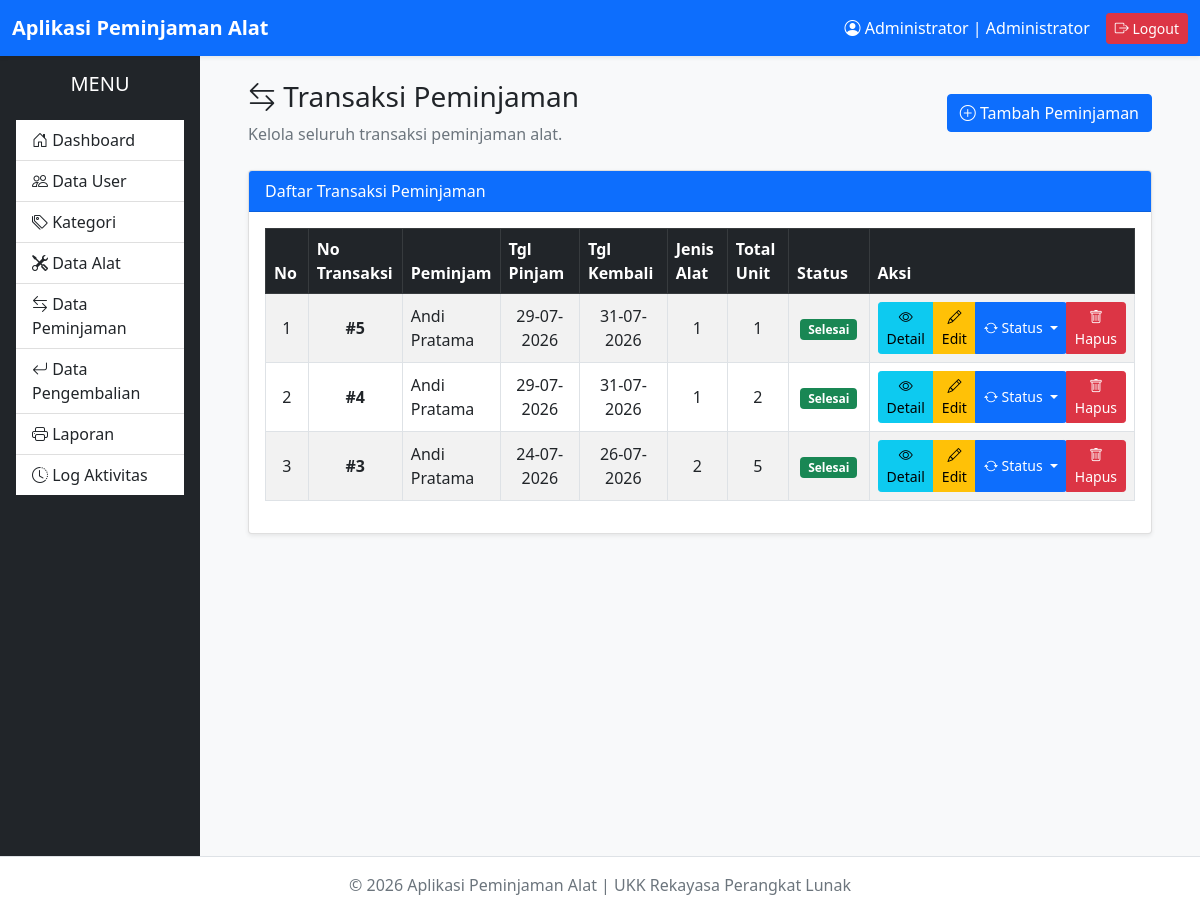
The page /administrator/peminjaman/index.php (signed in) on the database as committed earlier.
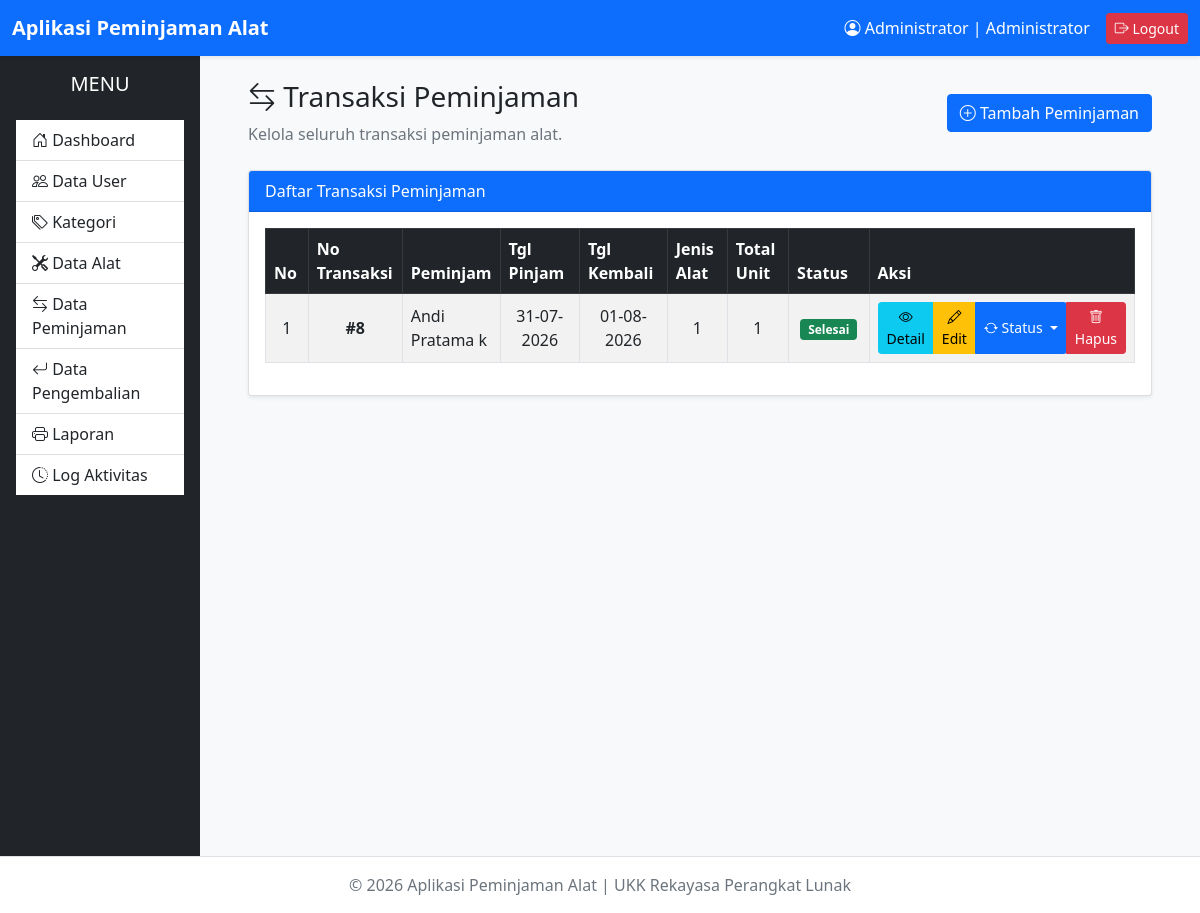
The same page on the database as committed later.
### tables this page shows
CREATE TABLE `peminjaman` (
  `id_peminjaman` int(11) NOT NULL,
  `id_user` int(11) NOT NULL,
  `tanggal_pinjam` date NOT NULL,
  `tanggal_kembali` date NOT NULL,
  `status` enum('Menunggu','Disetujui','Ditolak','Dipinjam','Selesai') DEFAULT 'Menunggu',
  `created_at` timestamp NOT NULL DEFAULT current_timestamp(),
  `updated_at` timestamp NOT NULL DEFAULT current_timestamp() ON UPDATE current_timestamp()
);

CREATE TABLE `users` (
  `id_user` int(11) NOT NULL,
  `nama_lengkap` varchar(100) NOT NULL,
  `username` varchar(50) NOT NULL,
  `password` varchar(255) NOT NULL,
  `level` enum('Administrator','Petugas','Peminjam') NOT NULL,
  `status` enum('Aktif','Tidak Aktif') DEFAULT 'Aktif',
  `created_at` timestamp NOT NULL DEFAULT current_timestamp(),
  `updated_at` timestamp NOT NULL DEFAULT current_timestamp() ON UPDATE current_timestamp()
);

### administrator/peminjaman/index.php (the view, shortened to what the changed rows need)
<?php
require_once '../../config/database.php';
$query = "
SELECT
    p.id_peminjaman,
    u.nama_lengkap,
    p.tanggal_pinjam,
    p.tanggal_kembali,
    p.status,
    COUNT(dp.id_detail) AS jumlah_item,
    COALESCE(SUM(dp.jumlah),0) AS total_unit
FROM peminjaman p
INNER JOIN users u
    ON p.id_user = u.id_user
LEFT JOIN detail_peminjaman dp
    ON p.id_peminjaman = dp.id_peminjaman
GROUP BY
    p.id_peminjaman,
    u.nama_lengkap,
    p.tanggal_pinjam,
    p.tanggal_kembali,
    p.status
ORDER BY
    p.id_peminjaman DESC
";
$result = $conn->query($query);
require_once '../../layouts/header.php';
require_once '../../layouts/sidebar.php';
?>
<div class="container-fluid">
    <div class="card shadow-sm">
        <div class="card-body">
            <div class="table-responsive">
                <table class="table table-bordered table-hover table-striped align-middle">
                    <thead class="table-dark">
                        <tr>
                            <th width="60">No</th>
                            <th width="100">No Transaksi</th>
                            <th>Peminjam</th>
                            <th width="120">Tgl Pinjam</th>
                            <th width="120">Tgl Kembali</th>
                            <th width="90">Jenis Alat</th>
                            <th width="90">Total Unit</th>
                            <th width="120">Status</th>
                            <th width="170">Aksi</th>
                        </tr>
                    </thead>
                    <tbody>
                        <?php
                        $no = 1;
                        if ($result->num_rows > 0):
                            while ($row = $result->fetch_assoc()):
                        ?>
                        <tr>
                            <td class="text-center">
                                <?= $no++ ?>
                            </td>
                            <td class="text-center">
                                <b>#<?= $row['id_peminjaman'] ?></b>
                            </td>
                            <td>
                                <?= htmlspecialchars($row['nama_lengkap']) ?>
                            </td>
                            <td class="text-center">
                                <?= date('d-m-Y', strtotime($row['tanggal_pinjam'])) ?>
                            </td>
                            <td class="text-center">
                                <?= date('d-m-Y', strtotime($row['tanggal_kembali'])) ?>
                            </td>
                            <td class="text-center">
                                <?= $row['jumlah_item'] ?>
                            </td>
                            <td class="text-center">
                                <?= $row['total_unit'] ?>
                            </td>
                            <td class="text-center">
                                <?php
                                switch ($row['status']) {
                                    case 'Selesai':
                                        echo '<span class="badge bg-success">Selesai</span>';
                                        break;
                                }
                                ?>
                            </td>
                            <td>
                                <div class="btn-group btn-group-sm">
                                    <a href="detail.php?id=<?= $row['id_peminjaman'] ?>" class="btn btn-info">
                                        <i class="bi bi-eye"></i>
                                        Detail
                                    </a>
                                    <a href="edit.php?id=<?= $row['id_peminjaman'] ?>" class="btn btn-warning">
                                        <i class="bi bi-pencil"></i>
                                        Edit
                                    </a>
                                    <button type="button" class="btn btn-primary dropdown-toggle"
                                        data-bs-toggle="dropdown">
                                        <i class="bi bi-arrow-repeat"></i>
                                        Status
                                    </button>
                                    <a href="hapus.php?id=<?= $row['id_peminjaman'] ?>" class="btn btn-danger"
                                        onclick="return confirm('Yakin ingin menghapus transaksi ini?')">
                                        <i class="bi bi-trash"></i>
                                        Hapus
                                    </a>
                                </div>
                            </td>
                        </tr>
                        <?php
                            endwhile;
                        endif; ?>
                    </tbody>
                </table>
            </div>
        </div>
    </div>
</div>
<?php
require_once '../../layouts/footer.php';
?>

Rows that differ between the two databases and show on the page:
removed peminjaman: id_peminjaman "5", id_user.nama_lengkap "Andi Pratama", tanggal_pinjam "29-07-2026", tanggal_kembali "31-07-2026", jumlah_item "1", total_unit "1", status "Selesai"
removed peminjaman: id_peminjaman "4", id_user.nama_lengkap "Andi Pratama", tanggal_pinjam "29-07-2026", tanggal_kembali "31-07-2026", jumlah_item "1", total_unit "2", status "Selesai"
removed peminjaman: id_peminjaman "3", id_user.nama_lengkap "Andi Pratama", tanggal_pinjam "24-07-2026", tanggal_kembali "26-07-2026", jumlah_item "2", total_unit "5", status "Selesai"
added peminjaman: id_peminjaman "8", id_user.nama_lengkap "Andi Pratama k", tanggal_pinjam "31-07-2026", tanggal_kembali "01-08-2026", jumlah_item "1", total_unit "1", status "Selesai"
